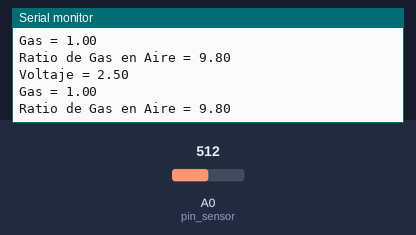
A sketch run on a simulated Arduino Uno, built with avr-gcc and run on an emulated ATmega328P. Shown: the last lines printed to the serial monitor. The inputs (shaded band) are chosen by the test bench; at power-on: A0 (pin_sensor) = 512.

Above: at 1.2 s.
1.3 s: A0 (pin_sensor) set to 0
At 2.8 s:
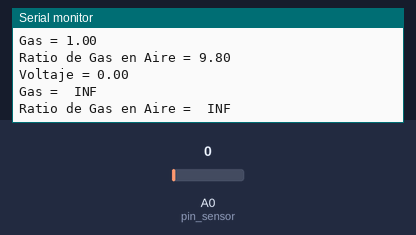
3.5 s: A0 (pin_sensor) set to 110
At 4.4 s:
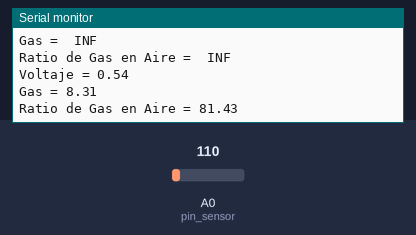
Timing chart, 0 to 6.5 s (numbered marks = the images above; inputs shaded):
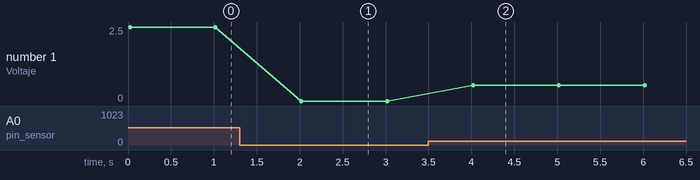

Measured:
- after the input at 1.3 s, the serial monitor: prints a new line after 0.72 s (image 1)
- after the input at 3.5 s, the serial monitor: prints a new line after 0.52 s (image 2)
- plotted number 1: 0 → 0.54 after the input at 3.5 s

The sketch:

Guion-8.3.ino
```cpp
float RO;
int pin_sensor = A0;

void setup() {
  Serial.begin(9600);
  // Calibrar en base al ambiente
  calibrarRO();
}

void loop() {

  float voltaje;
  float gas; // Get value of RS in a GAS
  float ratio; // Get ratio RS_GAS/RS_air
  int valorSensor = analogRead(pin_sensor);

  voltaje = (float)valorSensor/1024*5.0;
  gas = (5.0-voltaje)/voltaje; // omit *RL
  ratio = gas/RO;  // ratio = RS/R0

  Serial.println("Voltaje = "+String(voltaje));
  Serial.println("Gas = "+String(gas));
  Serial.println("Ratio de Gas en Aire = "+String(ratio));
  delay(1000);
}


void calibrarRO(){
  float voltaje;
  float aireLimpio; //  Get the value of RS via in a clear air
  float valorSensor;

  // Hacer la media de 100 mediciones
  for(int x = 0 ; x < 100 ; x++)
  {
    valorSensor = valorSensor + analogRead(pin_sensor);
  }
  valorSensor = valorSensor / 100.0;

  // El valorSensor medio con el aire limpio
  voltaje = (valorSensor/1024) * 5.0;
  aireLimpio = (5.0-voltaje) / voltaje;
  RO = aireLimpio/9.8; // 9.8 es aire limpio

  Serial.println("R0 = "+String(RO));
}
```
